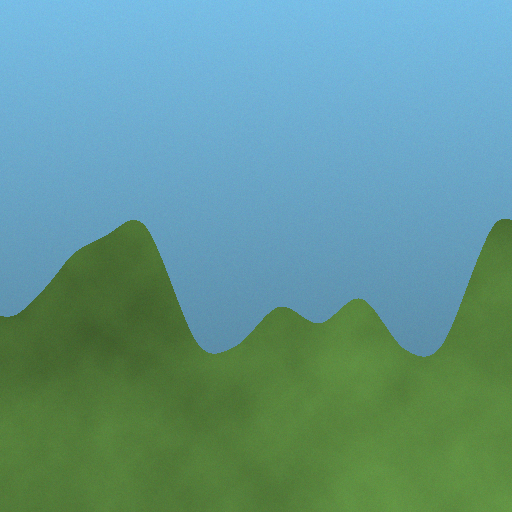
#> input picture test_data/original/image01.png, 512 x 512 px; its folder holds 4 pictures in this run
$ python resize_images.py
#> lines starting #> are read from the running program, lines starting #| are printed output that depends on the picture
import os
from PIL import Image

target_dir = "test_data/original"
size = (800, 600)

for filename in os.listdir(target_dir):
    if filename.lower().endswith(('.jpg', '.jpeg', '.png')):
        img_path = os.path.join(target_dir, filename)
        with Image.open(img_path) as img:
#> img is the input picture: PIL image 512x512 RGB; mean R, G, B 97.7, 150.4, 142.3
            img_resized = img.resize(size, Image.Resampling.LANCZOS)
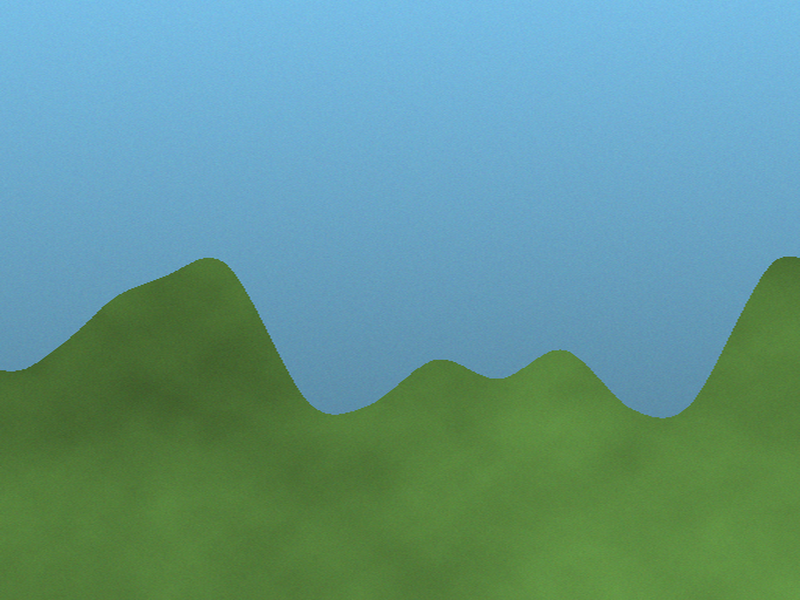
#> img_resized: PIL image 800x600 RGB; mean R, G, B 97.7, 150.4, 142.3
            # Simpan kembali sebagai RGB JPEG
            img_resized.convert("RGB").save(img_path, "JPEG", quality=95)
#> pass 2 of the loop `for filename in os.listdir(target_dir):`:
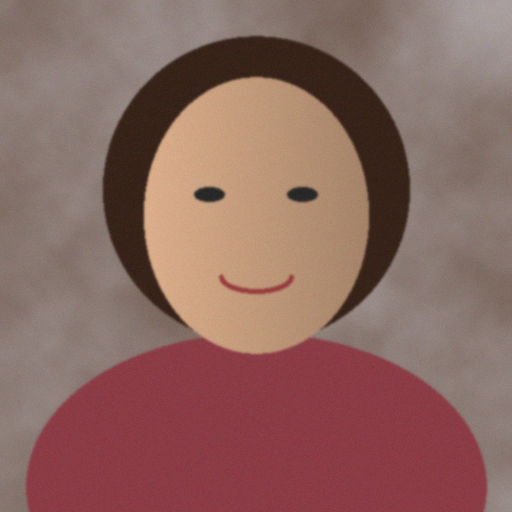
#> input picture test_data/original/image02.png, 512 x 512 px
#> img is the input picture: PIL image 512x512 RGB; mean R, G, B 140.3, 103.6, 96.7
#> `img_resized = img.resize(size, Image.Resampling.LANCZOS)`:
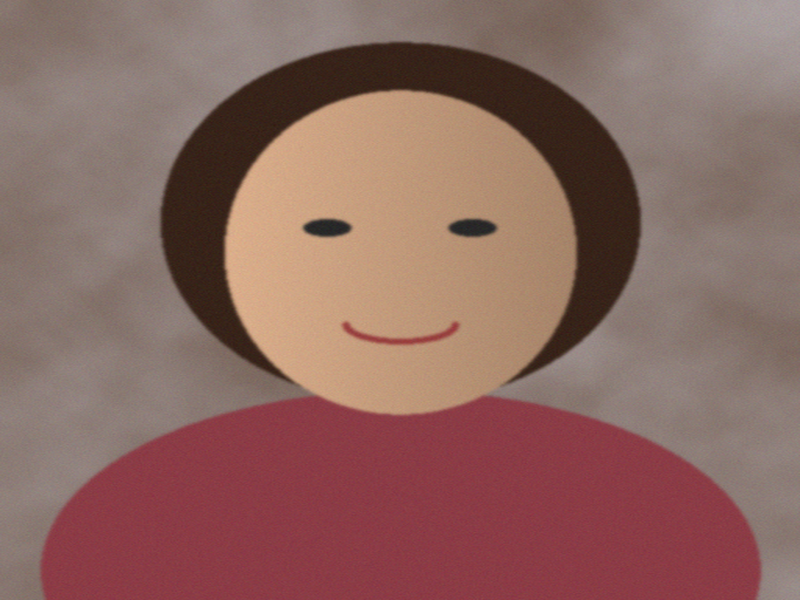
#> img_resized: PIL image 800x600 RGB; mean R, G, B 140.3, 103.6, 96.7
#> pass 3 of the loop `for filename in os.listdir(target_dir):`:
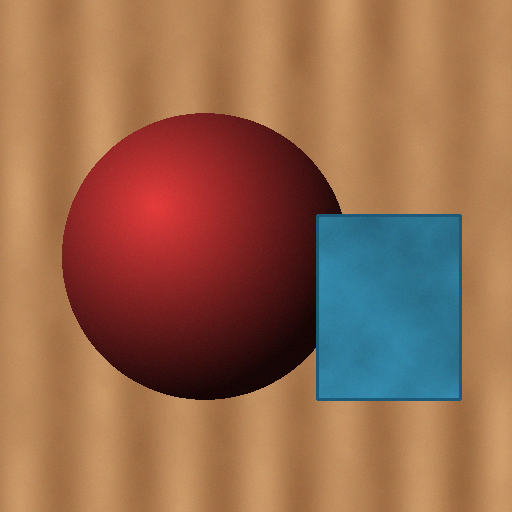
#> input picture test_data/original/image03.png, 512 x 512 px
#> img is the input picture: PIL image 512x512 RGB; mean R, G, B 150.5, 105.6, 78.9
#> `img_resized = img.resize(size, Image.Resampling.LANCZOS)`:
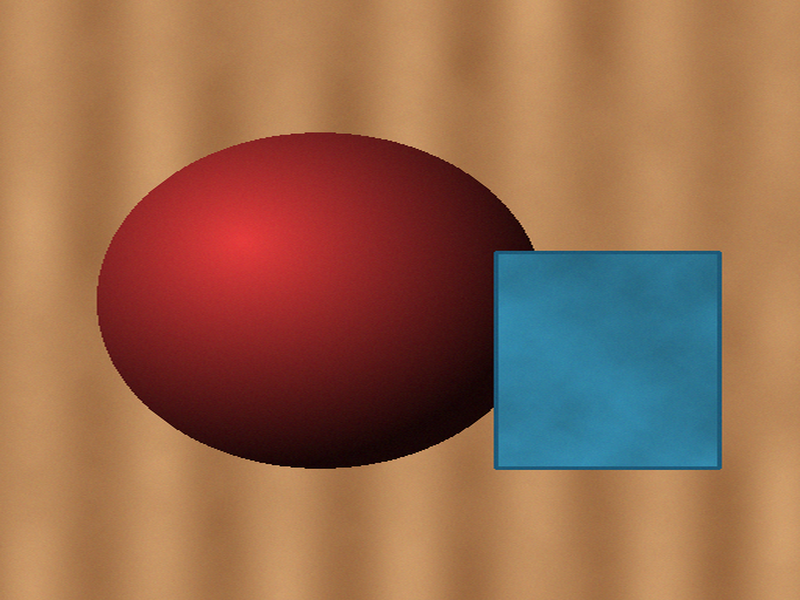
#> img_resized: PIL image 800x600 RGB; mean R, G, B 150.5, 105.6, 78.9
#> the loop made 4 passes; the first 3 are shown
print("Semua gambar berhasil disesuaikan ukurannya ke 800x600!")
